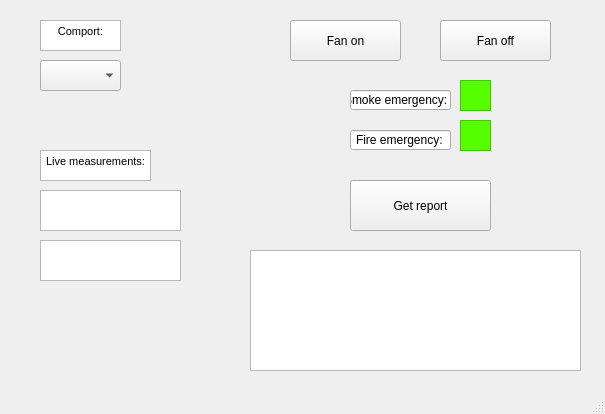
<?xml version="1.0" encoding="UTF-8"?>
<ui version="4.0">
 <class>MainWindow</class>
 <widget class="QMainWindow" name="MainWindow">
  <property name="geometry">
   <rect>
    <x>0</x>
    <y>0</y>
    <width>605</width>
    <height>414</height>
   </rect>
  </property>
  <property name="windowTitle">
   <string>Course work</string>
  </property>
  <widget class="QWidget" name="centralwidget">
   <widget class="QPushButton" name="left_mottor_button">
    <property name="geometry">
     <rect>
      <x>290</x>
      <y>20</y>
      <width>111</width>
      <height>41</height>
     </rect>
    </property>
    <property name="text">
     <string>Fan on</string>
    </property>
   </widget>
   <widget class="QPushButton" name="off_mottor_button">
    <property name="geometry">
     <rect>
      <x>440</x>
      <y>20</y>
      <width>111</width>
      <height>41</height>
     </rect>
    </property>
    <property name="text">
     <string>Fan off</string>
    </property>
   </widget>
   <widget class="QTextEdit" name="potency_text">
    <property name="geometry">
     <rect>
      <x>40</x>
      <y>190</y>
      <width>141</width>
      <height>41</height>
     </rect>
    </property>
   </widget>
   <widget class="QTextEdit" name="temperature_text">
    <property name="geometry">
     <rect>
      <x>40</x>
      <y>240</y>
      <width>141</width>
      <height>41</height>
     </rect>
    </property>
   </widget>
   <widget class="QTextEdit" name="current_meas_label">
    <property name="geometry">
     <rect>
      <x>40</x>
      <y>150</y>
      <width>111</width>
      <height>31</height>
     </rect>
    </property>
    <property name="html">
     <string>&lt;!DOCTYPE HTML PUBLIC &quot;-//W3C//DTD HTML 4.0//EN&quot; &quot;http://www.w3.org/TR/REC-html40/strict.dtd&quot;&gt;
&lt;html&gt;&lt;head&gt;&lt;meta name=&quot;qrichtext&quot; content=&quot;1&quot; /&gt;&lt;style type=&quot;text/css&quot;&gt;
p, li { white-space: pre-wrap; }
&lt;/style&gt;&lt;/head&gt;&lt;body style=&quot; font-family:'MS Shell Dlg 2'; font-size:8.25pt; font-weight:400; font-style:normal;&quot;&gt;
&lt;p align=&quot;center&quot; style=&quot; margin-top:0px; margin-bottom:0px; margin-left:0px; margin-right:0px; -qt-block-indent:0; text-indent:0px;&quot;&gt;Live measurements:&lt;/p&gt;&lt;/body&gt;&lt;/html&gt;</string>
    </property>
   </widget>
   <widget class="QComboBox" name="portcomboBox">
    <property name="geometry">
     <rect>
      <x>40</x>
      <y>60</y>
      <width>81</width>
      <height>31</height>
     </rect>
    </property>
   </widget>
   <widget class="QTextEdit" name="textEdit">
    <property name="geometry">
     <rect>
      <x>40</x>
      <y>20</y>
      <width>81</width>
      <height>31</height>
     </rect>
    </property>
    <property name="html">
     <string>&lt;!DOCTYPE HTML PUBLIC &quot;-//W3C//DTD HTML 4.0//EN&quot; &quot;http://www.w3.org/TR/REC-html40/strict.dtd&quot;&gt;
&lt;html&gt;&lt;head&gt;&lt;meta name=&quot;qrichtext&quot; content=&quot;1&quot; /&gt;&lt;style type=&quot;text/css&quot;&gt;
p, li { white-space: pre-wrap; }
&lt;/style&gt;&lt;/head&gt;&lt;body style=&quot; font-family:'MS Shell Dlg 2'; font-size:8.25pt; font-weight:400; font-style:normal;&quot;&gt;
&lt;p align=&quot;center&quot; style=&quot; margin-top:0px; margin-bottom:0px; margin-left:0px; margin-right:0px; -qt-block-indent:0; text-indent:0px;&quot;&gt;Comport:&lt;/p&gt;&lt;/body&gt;&lt;/html&gt;</string>
    </property>
   </widget>
   <widget class="QLineEdit" name="smoke_line_edit">
    <property name="geometry">
     <rect>
      <x>350</x>
      <y>90</y>
      <width>101</width>
      <height>20</height>
     </rect>
    </property>
    <property name="text">
     <string>Smoke emergency:</string>
    </property>
    <property name="alignment">
     <set>Qt::AlignCenter</set>
    </property>
   </widget>
   <widget class="QLineEdit" name="fire_line_edit">
    <property name="geometry">
     <rect>
      <x>350</x>
      <y>130</y>
      <width>101</width>
      <height>20</height>
     </rect>
    </property>
    <property name="text">
     <string>Fire emergency:</string>
    </property>
    <property name="alignment">
     <set>Qt::AlignCenter</set>
    </property>
   </widget>
   <widget class="QPlainTextEdit" name="smoke_flag">
    <property name="geometry">
     <rect>
      <x>460</x>
      <y>80</y>
      <width>31</width>
      <height>31</height>
     </rect>
    </property>
    <property name="styleSheet">
     <string notr="true">background-color: rgb(85, 255, 0)</string>
    </property>
    <property name="backgroundVisible">
     <bool>false</bool>
    </property>
   </widget>
   <widget class="QPlainTextEdit" name="fire_flag">
    <property name="geometry">
     <rect>
      <x>460</x>
      <y>120</y>
      <width>31</width>
      <height>31</height>
     </rect>
    </property>
    <property name="styleSheet">
     <string notr="true">background-color: rgb(85, 255, 0)</string>
    </property>
   </widget>
   <widget class="QPushButton" name="get_report_button">
    <property name="geometry">
     <rect>
      <x>350</x>
      <y>180</y>
      <width>141</width>
      <height>51</height>
     </rect>
    </property>
    <property name="text">
     <string>Get report</string>
    </property>
   </widget>
   <widget class="QTextEdit" name="get_report_text">
    <property name="geometry">
     <rect>
      <x>250</x>
      <y>250</y>
      <width>331</width>
      <height>121</height>
     </rect>
    </property>
    <property name="html">
     <string>&lt;!DOCTYPE HTML PUBLIC &quot;-//W3C//DTD HTML 4.0//EN&quot; &quot;http://www.w3.org/TR/REC-html40/strict.dtd&quot;&gt;
&lt;html&gt;&lt;head&gt;&lt;meta name=&quot;qrichtext&quot; content=&quot;1&quot; /&gt;&lt;style type=&quot;text/css&quot;&gt;
p, li { white-space: pre-wrap; }
&lt;/style&gt;&lt;/head&gt;&lt;body style=&quot; font-family:'MS Shell Dlg 2'; font-size:8.25pt; font-weight:400; font-style:normal;&quot;&gt;
&lt;p style=&quot;-qt-paragraph-type:empty; margin-top:0px; margin-bottom:0px; margin-left:0px; margin-right:0px; -qt-block-indent:0; text-indent:0px;&quot;&gt;&lt;br /&gt;&lt;/p&gt;&lt;/body&gt;&lt;/html&gt;</string>
    </property>
   </widget>
  </widget>
  <widget class="QMenuBar" name="menubar">
   <property name="geometry">
    <rect>
     <x>0</x>
     <y>0</y>
     <width>605</width>
     <height>21</height>
    </rect>
   </property>
  </widget>
  <widget class="QStatusBar" name="statusbar"/>
 </widget>
 <resources/>
 <connections/>
</ui>
